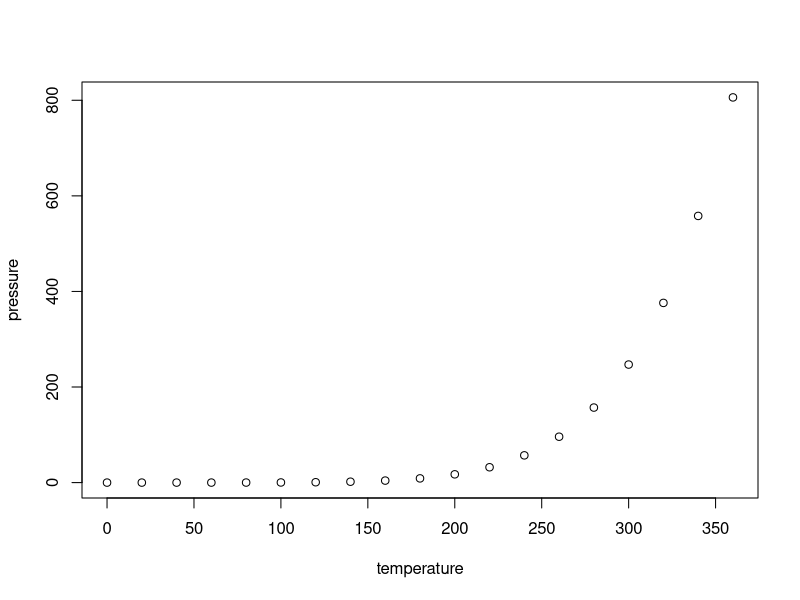
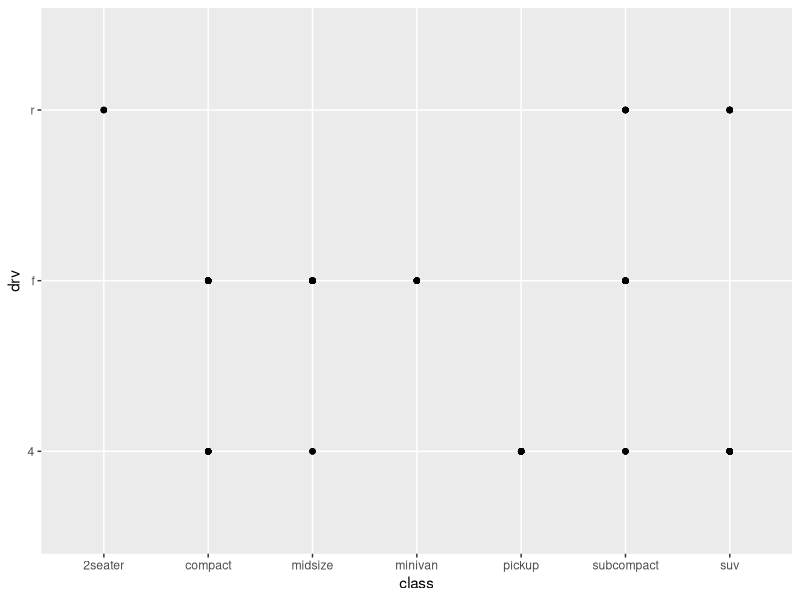
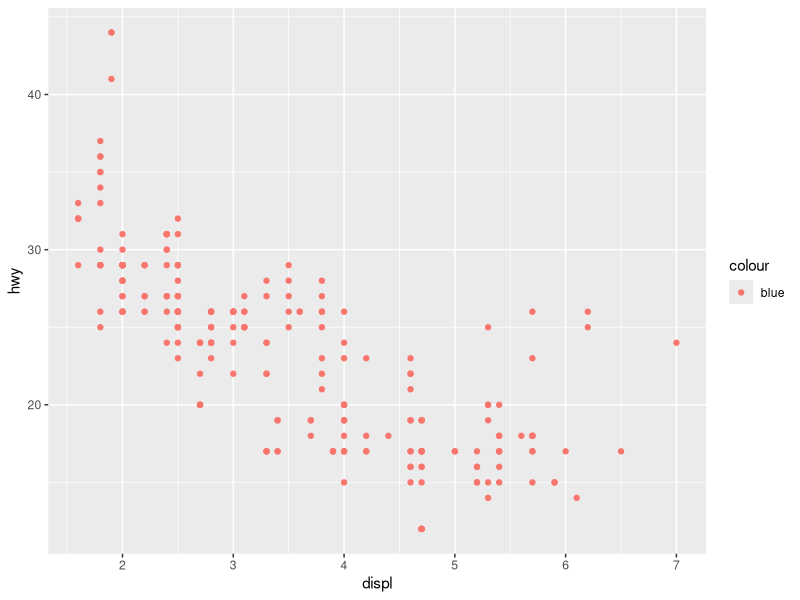
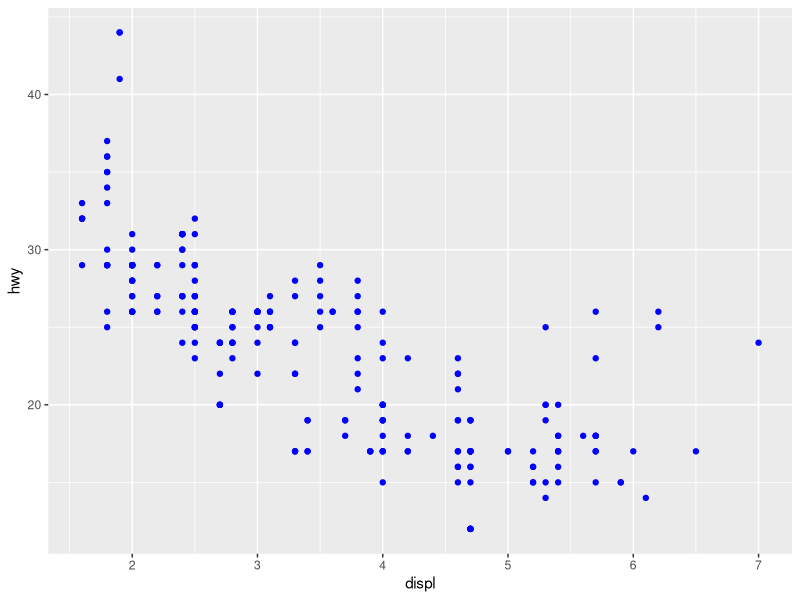
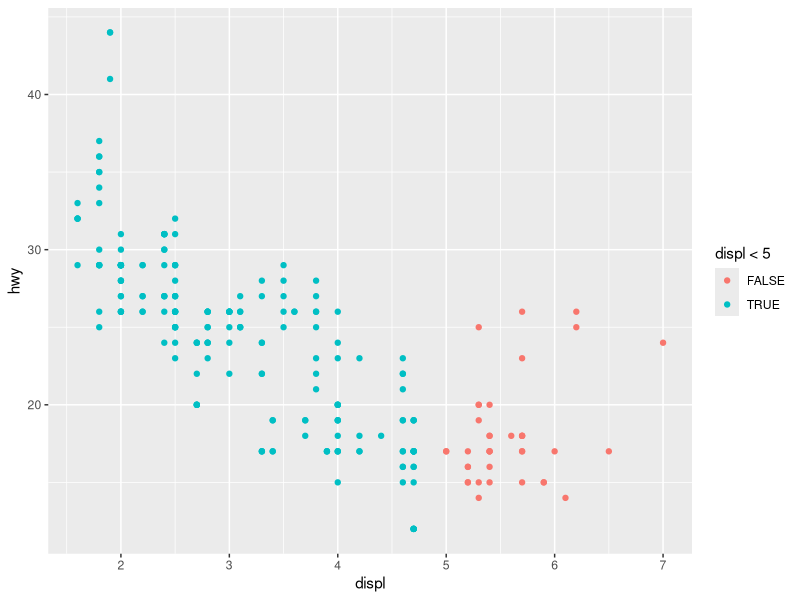
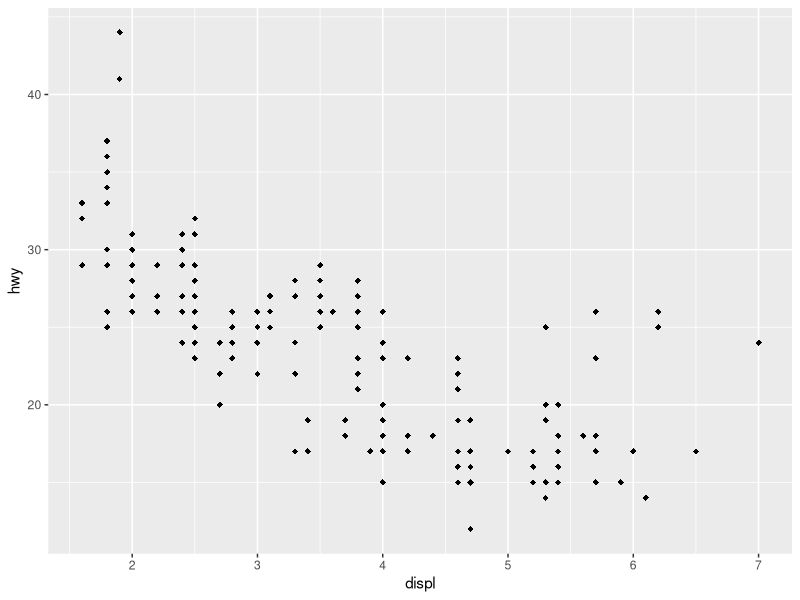
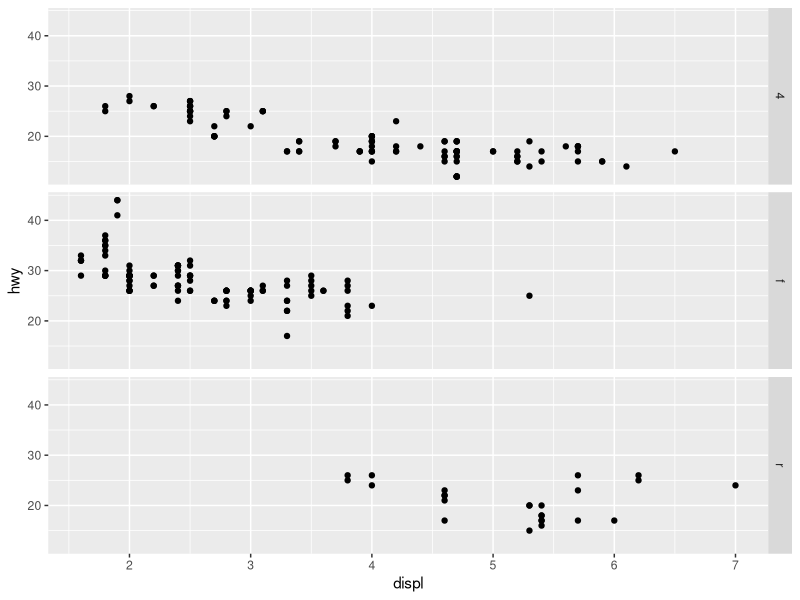
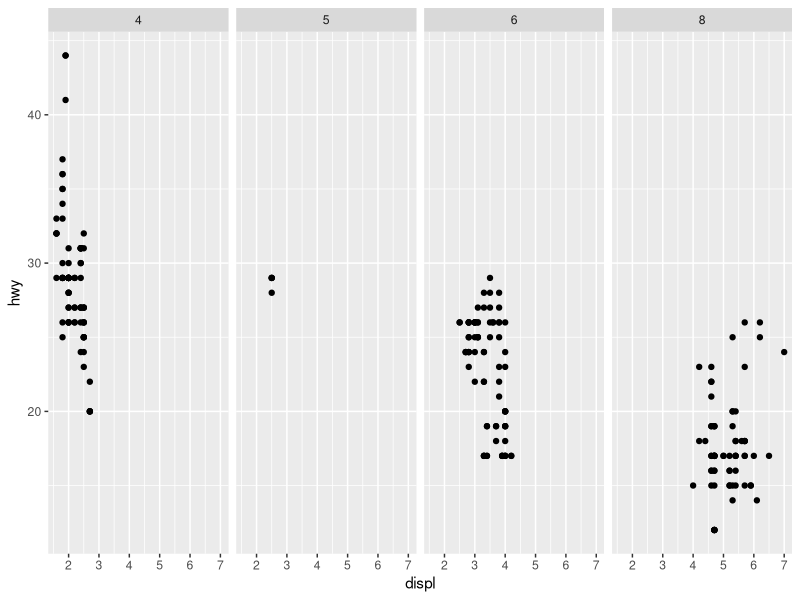

R code for these plots, in order:
## ---- chunk 1
knitr::opts_chunk$set(echo = TRUE)
## ---- chunk 2
summary(cars)
## ---- chunk 3
plot(pressure)
## ---- chunk 4
library(tidyverse)
## ---- chunk 5
ggplot(data=mpg)+
  geom_point(aes(x=class,y=drv))
## ---- chunk 6
ggplot(data=mpg)+
  geom_point(mapping=aes(x=displ,y=hwy,color="blue"))
## ---- chunk 7
ggplot(data=mpg)+
  geom_point(mapping=aes(x=displ,y=hwy),color="blue")
## ---- chunk 8
ggplot(data=mpg)+
  geom_point(mapping=aes(x=displ,y=hwy,color=displ<5))
## ---- chunk 9
ggplot(data=mpg)+
  geom_point(mapping=aes(x=displ,y=hwy),shape=18,stroke=1)
## ---- chunk 10
?facet_wrap
## ---- chunk 11
ggplot(data = mpg) +
geom_point(mapping = aes(x = displ, y = hwy)) +
facet_grid(drv ~ .)

ggplot(data = mpg) +
geom_point(mapping = aes(x = displ, y = hwy)) +
facet_grid(. ~ cyl)
## ---- chunk 12
ggplot(data=mpg)+
  geom_line(aes(x=displ,y=hwy))
ggplot(data=mpg)+
  geom_boxplot(aes(x=displ,y=hwy))
ggplot(data=mpg)+
  geom_area(aes(x=displ,y=hwy))

## ---- chunk 13
ggplot(data = mpg, mapping = aes(x = displ, y = hwy)) +
geom_point() +
geom_smooth()
## ---- chunk 14
ggplot() +
geom_point(data = mpg, mapping = aes(x = displ, y = hwy)) +
geom_smooth(data = mpg, mapping = aes(x = displ, y = hwy))
## ---- chunk 15
ggplot(data=mpg)+
  geom_bar(mapping=aes(x=class))
## ---- chunk 16
ggplot(data=mpg)+
  geom_col(mapping=aes(x=displ,y=hwy))
## ---- chunk 17
ggplot(data=mpg)+
  geom_pointrange(aes(x=displ,y=hwy),
                  stat="summary",
             fun.ymin=min,
             fun.ymax=max,
             fun=median)

## ---- chunk 18
ggplot(data = mpg, mapping =aes(x =cty, y =hwy)) +
geom_point() +
geom_abline() +
coord_fixed()
